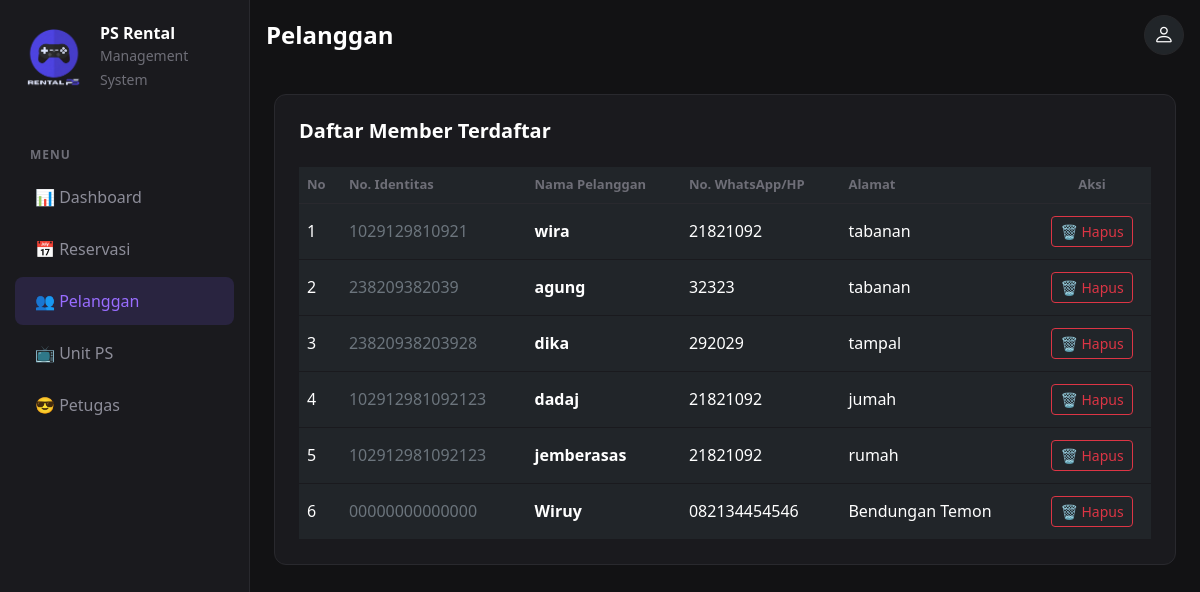
The app's page /pelanggan.php (signed in) with its own data.
### tables this page shows
CREATE TABLE `tb_pelanggan` (
  `id_pelanggan` int(11) NOT NULL,
  `no_identitas` varchar(50) NOT NULL,
  `nama_pelanggan` varchar(100) NOT NULL,
  `no_hp` varchar(20) NOT NULL,
  `alamat` text NOT NULL,
  `status_pelanggan` varchar(20) DEFAULT 'Aktif'
);

### pelanggan.php (the view, shortened to what this page needs)
<?php
include 'koneksi.php';
?>
<!DOCTYPE html>
<html lang="id">
<head>
    <link href="https://cdn.jsdelivr.net/npm/bootstrap@5.3.0/dist/css/bootstrap.min.css" rel="stylesheet">
    <link rel="stylesheet" href="https://cdn.jsdelivr.net/npm/bootstrap-icons@1.11.0/font/bootstrap-icons.css">
    <link rel="stylesheet" href="unit.css">
</head>
<body>
    <div class="d-md-flex">
        <?php include 'sidebar.php'; ?>
        <main class="flex-grow-1 overflow-hidden">
            <?php
            include 'topbar.php'; ?>
            <div class="p-4">
                <div class="card-custom p-4">
                    <h5 class="text-white fw-bold mb-4">Daftar Member Terdaftar</h5>
                    <div class="table-responsive">
                        <table class="table table-custom table-dark table-borderless m-0">
                            <thead>
                                <tr>
                                    <th>No</th>
                                    <th>No. Identitas</th>
                                    <th>Nama Pelanggan</th>
                                    <th>No. WhatsApp/HP</th>
                                    <th>Alamat</th>
                                    <th class="text-center">Aksi</th>
                                </tr>
                            </thead>
                            <tbody>
                                <?php
                                $no = 1;
                                $data = mysqli_query($koneksi, "SELECT * FROM Tb_Pelanggan");
                                while ($row = mysqli_fetch_array($data)) {
                                ?>
                                    <tr>
                                        <td><?= $no++; ?></td>
                                        <td class="text-secondary"><?= $row['no_identitas']; ?></td>
                                        <td class="text-white fw-bold"><?= $row['nama_pelanggan']; ?></td>
                                        <td><?= $row['no_hp']; ?></td>
                                        <td><?= $row['alamat']; ?></td>
                                        <td class="text-center">
                                            <a href="pelanggan.php?hapus=<?= $row['id_pelanggan']; ?>"
                                                class="btn btn-sm btn-outline-danger"
                                                onclick="return confirm('Hapus permanen data pelanggan ini?')">
                                                🗑️ Hapus
                                            </a>
                                        </td>
                                    </tr>
                                <?php } ?>
                            </tbody>
                        </table>
                    </div>
                </div>
            </div>
        </main>
    </div>
</body>
</html>

### unit.css (style rules this page uses)
html, body { width: 100%; min-height: 100%; overflow-x: hidden; }
body { background-color: #121214; }
.d-md-flex { width: 100%; min-height: 100vh; }
main.flex-grow-1 { flex: 1; min-width: 0; width: 100%; }
.card-custom { width: 100%; overflow: hidden; background-color: #1a1a1e; border: 1px solid #29292e; border-radius: 12px; }
.table-responsive { width: 100%; overflow-x: auto; overflow-y: hidden; -webkit-overflow-scrolling: touch; }
.table-custom { color: #e1e1e6 !important; min-width: 850px; }
.table-custom th { color: #6e6e77 !important; border-bottom: 1px solid #29292e !important; font-size: 13px; white-space: nowrap; }
.table-custom td { border-bottom: 1px solid #1a1a1e !important; padding: 12px 8px !important; white-space: nowrap; vertical-align: middle; }
@media (min-width: 992px) { .table-custom { min-width: 100%; } }

### sidebar.php (style rules this page uses)
html, body { min-height: 100%; overflow-x: hidden; }
.flex-grow-1 { min-width: 0; width: 100%; }
body { background-color: #121214; color: #e1e1e6; font-family: 'Segoe UI', Tahoma, Geneva, Verdana, sans-serif; }
.card-custom { background-color: #1a1a1e; border: 1px solid #29292e; border-radius: 12px; }
.table-custom { color: #e1e1e6 !important; }
.table-custom th { color: #6e6e77 !important; border-bottom: 1px solid #29292e !important; font-size: 13px; }
.table-custom td { border-bottom: 1px solid #1a1a1e !important; padding: 12px 8px !important; }
.table-responsive { overflow-x: auto; }

### records on screen
tb_pelanggan: no_identitas "1029129810921", nama_pelanggan "wira", no_hp "21821092", alamat "tabanan"
tb_pelanggan: no_identitas "238209382039", nama_pelanggan "agung", no_hp "32323", alamat "tabanan"
tb_pelanggan: no_identitas "23820938203928", nama_pelanggan "dika", no_hp "292029", alamat "tampal"
tb_pelanggan: no_identitas "102912981092123", nama_pelanggan "dadaj", no_hp "21821092", alamat "jumah"
tb_pelanggan: no_identitas "102912981092123", nama_pelanggan "jemberasas", no_hp "21821092", alamat "rumah"
tb_pelanggan: no_identitas "00000000000000", nama_pelanggan "Wiruy", no_hp "082134454546", alamat "Bendungan Temon"

### other values on screen
$page_title "Pelanggan"
